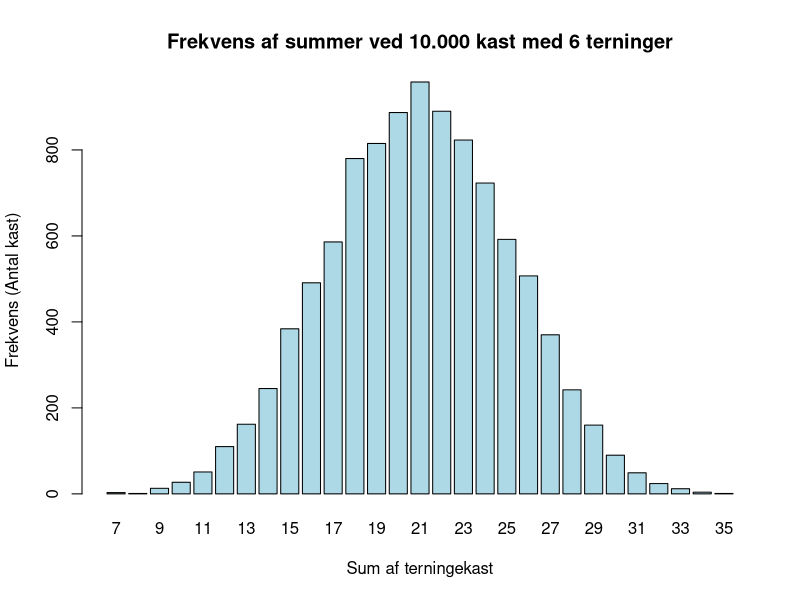
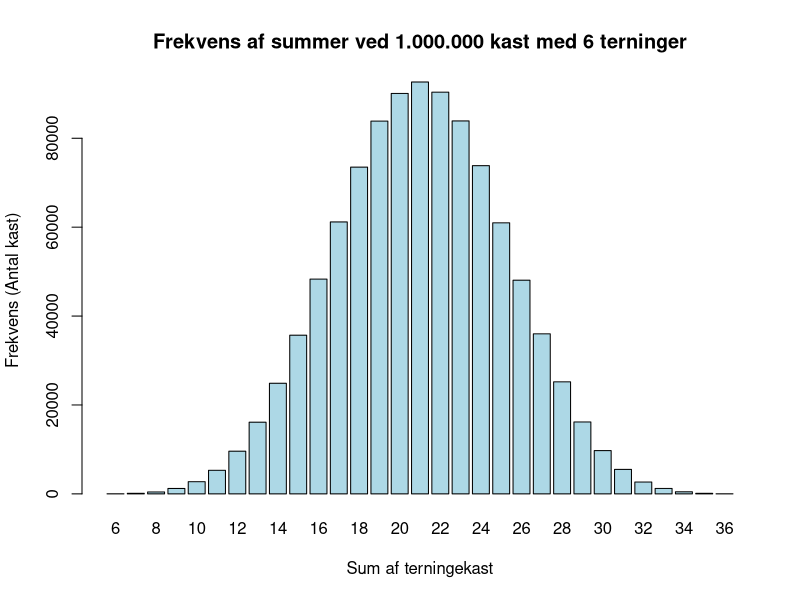

Write R code to recreate these figures, in order.
###########################################
### OPGAVE 3.1 – Funktion til terninger ###
###########################################

# Funktion til 25.000 kast med en terning
kast25000 <- function() {
  # Generer 25.000 kast med en terning (1-6)
  kast <- sample(1:6, size = 25000, replace = TRUE)
  
  # Beregn antallet af 5'ere og sandsynligheden
  antal_5ere <- sum(kast == 5)
  sandsynlighed_5er <- antal_5ere / 25000
  
  # Udskriv resultater
  cat("Antal 5'ere slået:", antal_5ere, "\n")
  cat("Sandsynligheden for at slå en 5'er:", sandsynlighed_5er, "\n")
}

# Kør funktionen
kast25000()

###########################
### OPGAVE 3.2 – Plot I ###
###########################

# Funktion til at slå 6 terninger
kast_terninger <- function() {
  # Slå med 6 terninger og beregn summen
  kast_resultater <- sample(1:6, size = 6, replace = TRUE)
  sum_kast <- sum(kast_resultater)
  
  # Udskriv resultaterne
  cat("Resultater af terningekast:", kast_resultater, "\n")
  cat("Summen af de 6 terninger:", sum_kast, "\n")
  
  # Returner summen for videre analyse
  return(sum_kast)
}

# Kør funktionen
kast_terninger()

# Gentag kastet 10.000 gange og gem resultaterne
antal_kast <- 10000
resultater10000 <- replicate(antal_kast, kast_terninger())

# Lav barplot af summerne
barplot(table(resultater10000),
        main = "Frekvens af summer ved 10.000 kast med 6 terninger",
        xlab = "Sum af terningekast",
        ylab = "Frekvens (Antal kast)",
        col = "lightblue",
        border = "black")

############################
### OPGAVE 3.3 – Plot II ###
############################

# Gentag kastet 1.000.000 gange og gem resultaterne
antal_kast2 <- 1000000
resultater1_000_000 <- replicate(antal_kast2, kast_terninger())

# Lav barplot af summerne
barplot(table(resultater1_000_000),
        main = "Frekvens af summer ved 1.000.000 kast med 6 terninger",
        xlab = "Sum af terningekast",
        ylab = "Frekvens (Antal kast)",
        col = "lightblue",
        border = "black")

########################################
### OPGAVE 3.4 – Lav dine egne data ###
########################################

# Tilfældig række af værdier
random <- sample(c(1, 2, 3, 5, 6))

# Ikke tilfældig række
notrandom <- 2:6

# Lav en matrix med de to rækker
matrix <- cbind(notrandom, random)

# Udskriv matrixen
cat("Matrix:\n")
print(matrix)
